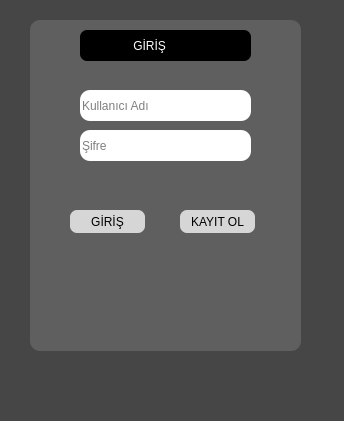
<?xml version="1.0" encoding="UTF-8"?>
<ui version="4.0">
 <class>MainWindow</class>
 <widget class="QMainWindow" name="MainWindow">
  <property name="geometry">
   <rect>
    <x>0</x>
    <y>0</y>
    <width>344</width>
    <height>421</height>
   </rect>
  </property>
  <property name="windowTitle">
   <string>GİRİŞ-EMR OTO</string>
  </property>
  <property name="windowIcon">
   <iconset>
    <normaloff>img/pngegg.png</normaloff>img/pngegg.png</iconset>
  </property>
  <property name="styleSheet">
   <string notr="true">background-color: rgb(255, 255, 255);
background-color: rgb(70, 70, 70);

</string>
  </property>
  <widget class="QWidget" name="centralwidget">
   <widget class="QLineEdit" name="lineEditGirisKullaniciAdi">
    <property name="geometry">
     <rect>
      <x>80</x>
      <y>90</y>
      <width>171</width>
      <height>31</height>
     </rect>
    </property>
    <property name="styleSheet">
     <string notr="true">background-color: rgb(255, 255, 255);;
border: none;
border-radius:10px;
font: 8pt &quot;Arial&quot;;
</string>
    </property>
    <property name="placeholderText">
     <string>Kullanıcı Adı</string>
    </property>
   </widget>
   <widget class="QLineEdit" name="lineEditGirisSifre">
    <property name="geometry">
     <rect>
      <x>80</x>
      <y>130</y>
      <width>171</width>
      <height>31</height>
     </rect>
    </property>
    <property name="styleSheet">
     <string notr="true">background-color: rgb(255, 255, 255);border: none;
border-radius:10px;
font: 8pt &quot;Arial&quot;;</string>
    </property>
    <property name="echoMode">
     <enum>QLineEdit::Password</enum>
    </property>
    <property name="placeholderText">
     <string>Şifre</string>
    </property>
   </widget>
   <widget class="QPushButton" name="pushButtonGiris">
    <property name="geometry">
     <rect>
      <x>70</x>
      <y>210</y>
      <width>75</width>
      <height>23</height>
     </rect>
    </property>
    <property name="styleSheet">
     <string notr="true">background-color: rgb(255, 237, 224);
background-color: rgb(214, 214, 214);
font: 10pt &quot;Arial&quot;;
border-radius:7px;</string>
    </property>
    <property name="text">
     <string>GİRİŞ</string>
    </property>
   </widget>
   <widget class="QPushButton" name="pushButtonKayitOl">
    <property name="geometry">
     <rect>
      <x>180</x>
      <y>210</y>
      <width>75</width>
      <height>23</height>
     </rect>
    </property>
    <property name="styleSheet">
     <string notr="true">background-color: rgb(255, 237, 224);
background-color: rgb(214, 214, 214);
font: 75 10pt &quot;Arial&quot;;
border-radius:7px;

</string>
    </property>
    <property name="text">
     <string>KAYIT OL</string>
    </property>
   </widget>
   <widget class="QLabel" name="label">
    <property name="geometry">
     <rect>
      <x>30</x>
      <y>20</y>
      <width>271</width>
      <height>331</height>
     </rect>
    </property>
    <property name="styleSheet">
     <string notr="true">background-color: rgb(95, 95, 95);

border-radius:10px;</string>
    </property>
    <property name="text">
     <string/>
    </property>
   </widget>
   <widget class="QLabel" name="label_2">
    <property name="geometry">
     <rect>
      <x>80</x>
      <y>30</y>
      <width>171</width>
      <height>31</height>
     </rect>
    </property>
    <property name="styleSheet">
     <string notr="true">color: rgb(255,255,255);
background-color: rgb(0, 0, 0);
border-radius:7px;
font: 12pt &quot;Arial&quot;;</string>
    </property>
    <property name="text">
     <string>                GİRİŞ</string>
    </property>
   </widget>
   <zorder>label</zorder>
   <zorder>lineEditGirisKullaniciAdi</zorder>
   <zorder>lineEditGirisSifre</zorder>
   <zorder>pushButtonGiris</zorder>
   <zorder>pushButtonKayitOl</zorder>
   <zorder>label_2</zorder>
  </widget>
  <widget class="QMenuBar" name="menubar">
   <property name="geometry">
    <rect>
     <x>0</x>
     <y>0</y>
     <width>344</width>
     <height>21</height>
    </rect>
   </property>
  </widget>
  <widget class="QStatusBar" name="statusbar"/>
 </widget>
 <resources>
  <include location="img/images.qrc"/>
 </resources>
 <connections/>
</ui>
